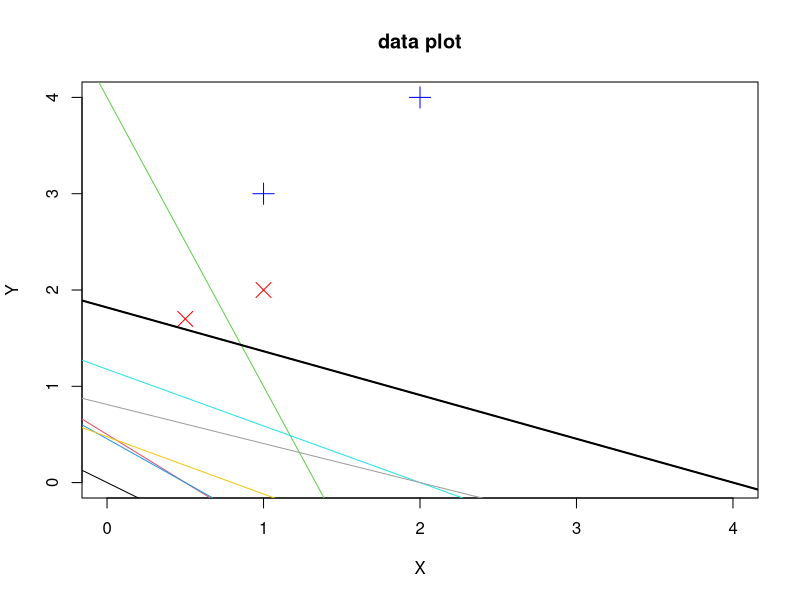

The R script that drew this image:
points_plotting<-function(X,Y){
  plot(x=X[1:2],y=Y[1:2],type="p",xlab="X",ylab="Y",col="blue",pch=3,cex=2,xlim=c(0,4),ylim=c(0,4))
  points(x=X[3:4],y=Y[3:4],col="red",pch=4,cex=2)
  #abline(a=0,b=1,col="blue")
  title("data plot")  
}
sep_plotting<-function(w,color=1,lwd=1){
  if(w[3]==0){
    if(w[2]!=0){
      abline(v=-w[1]/w[2],col=color,lwd=lwd)
    }   
    #ici on doit traiter le cas au w[2]==0
  }else{
    abline(a=-w[1]/w[3], b=-w[2]/w[3],col=color,lwd=lwd)
  }
}
weights_update<-function(w,x,y){
  return(w+x*y)
}
activation_function<-function(w,x){
  sum<-0
  for(i in 1:3)
    sum<-sum+w[i]*x[i]
  return(sum)
}
classification_function<-function(w,x){
  return(sign(activation_function(w,x)))
}
error<-function(w,input,y){
  nb_miss_class_points<-0
  for(i in 1:nrow(input)){
    if(classification_function(w,input[i,])!=y[i])
      nb_miss_class_points=nb_miss_class_points+1
  }
  return(nb_miss_class_points/nrow(input))
}
perceptron<-function(w,input,y){
  j=0
  c=1
  #here we calculate the error
  while(error(w,input,y)!=0){
    for(i in 1:nrow(input)){
      if(classification_function(w,input[i,])!=y[i]){
        w=weights_update(w,input[i,],y[i])
        c=c+1;
        sep_plotting(w,j)
        j=j+1
      }
    } 
  }
  print(c)
  return(w)
}

# introduction des données
w<-c(0,1,-1)
#output<-c(1,1,-1,-1)
#input<-matrix(nrow = 4,ncol=3,data=rbind(c(1,2,4),c(1,1,0.5),c(1,0.5,1.5),c(1,0,0.5)))
output<-c(1,1,1,1,-1,-1,-1,-1)
input<-matrix(nrow = 8,ncol=3,data=rbind(c(1,2,4),c(1,1,3),c(1,1,2),c(1,0.5,1.7),c(1,1,0.5),c(1,0,0.5),c(1,0.5,1.5),c(1,0,0.5)))
points_plotting(input[,2],input[,3])
w<-perceptron(w,input,output)
sep_plotting(w,lwd=2)